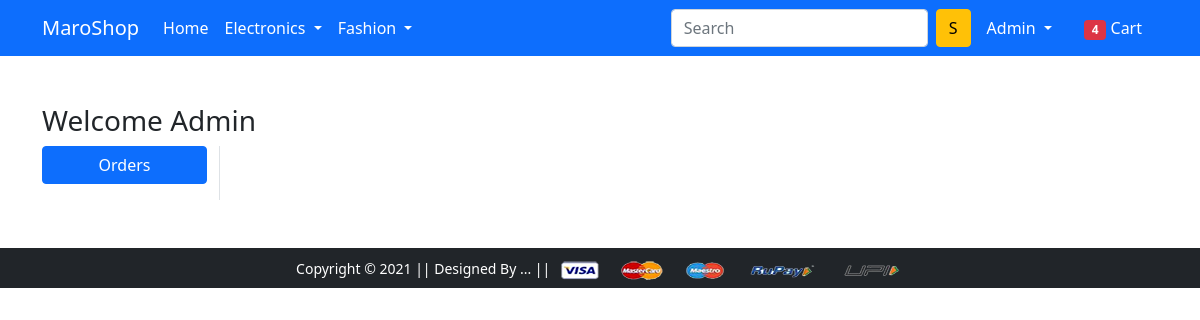
The page /orders/ (signed in) on the database as committed earlier.
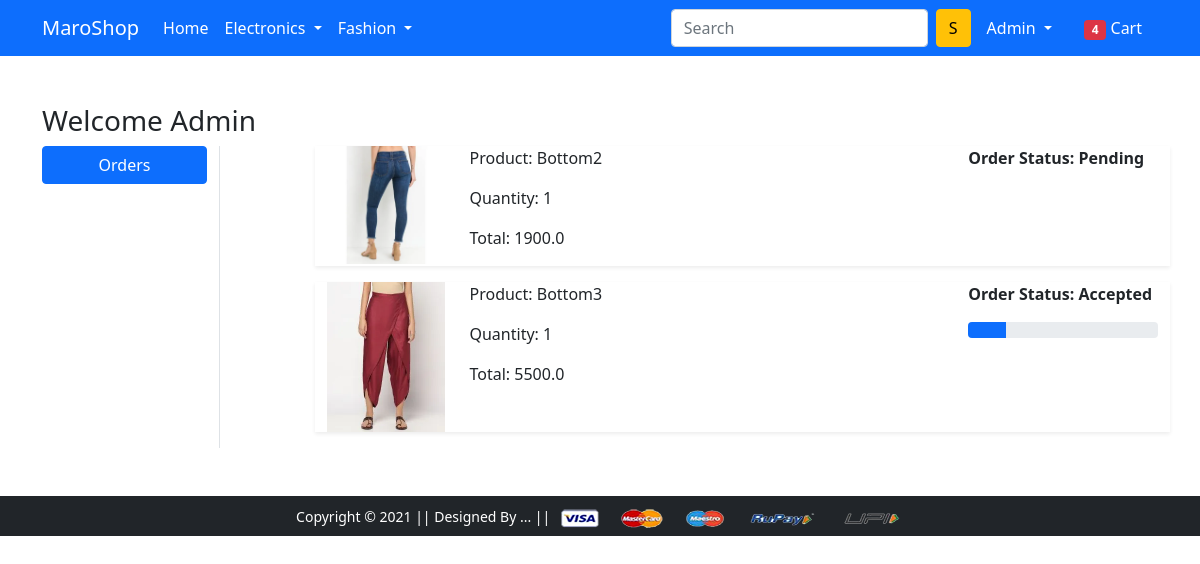
The same page on the database as committed later.
### app/models.py (models this page shows, shortened)
class OrderPlaced(models.Model):
    user = models.ForeignKey(User, on_delete=models.CASCADE)
    customer = models.ForeignKey(Customer, on_delete=models.CASCADE)
    product = models.ForeignKey(Product, on_delete=models.CASCADE)
    quantity  =models.PositiveIntegerField(default=1)
    ordered_date = models.DateTimeField(auto_now_add=True)
    status  = models.CharField(choices=STATUS_CHOICES, max_length=50, default='Pending')
    @property
    def total_cost(self):
        return self.quantity * self.product.discounted_price

class Product(models.Model):
    title               = models.CharField(max_length=100)
    selling_price        = models.FloatField()
    discounted_price    = models.FloatField()
    description         = models.TextField()
    brand               = models.CharField(max_length=100)
    category            = models.CharField(choices=CATEGORY_CHOICES, max_length=2)
    product_image       = models.ImageField(upload_to='productimg')

### app/views.py (the view)
# urls.py: path('orders/', views.orders, name='orders'),
@login_required
def orders(request):
    orders = OrderPlaced.objects.filter(user=request.user)
    return render(request, 'app/orders.html', {'orders': orders})

### app/templates/app/orders.html (shortened to what this page needs)
{% extends 'app/base.html' %}
{% load static %}
{% block main-content %}
<div class="container my-5">
 <div class="row">
 <h3>Welcome {{request.user.username|capfirst}}</h3>
  <div class="col-sm-2 border-end">
   <ul class="list-unstyled">
    <li class="d-grid"><a href="{% url 'orders' %}" class="btn btn-primary">Orders</a></li>
   </ul>
  </div>
  <div class="col-sm-9 offset-sm-1">
    {% for order in orders %}
   <div class="row shadow-sm mb-3">
    <div class="col-sm-2">
        <img src="{{order.product.product_image.url}}" alt="" class="img-fluid" height: "100px">
    </div>
    <div class="col-sm-7">
        <p>Product: {{order.product.title}}</p>
        <p>Quantity: {{order.quantity}}</p>
        <p>Total: {{order.total_cost}}</p>
    </div>
    <div class="col-sm-3 fw-bold">
        <p>Order Status: {{order.status}}</p>
        {% if order.status == "Accepted"%}
        <div class="progress">
            <div class="progress-bar" role="progressbar" style="width: 20%" aria-valuenow="20" aria-valuemin ="0" aria-valuemax ="100"></div>
        </div>
        {% endif %}
    </div>
   </div>
   {% endfor %}
  </div>
 </div>
</div>
{% endblock main-content %}

### app/templates/app/base.html (shortened to what this page needs)
<!doctype html>
{% load static %}
<html lang="en">
  <head>
    <link href="https://cdn.jsdelivr.net/npm/bootstrap@5.0.0-beta1/dist/css/bootstrap.min.css" rel="stylesheet">
    <link rel="stylesheet" href="{% static 'app/css/owl.carousel.min.css' %}">
    <link rel="stylesheet" href="{% static 'app/css/all.min.css' %}">
    <link rel="stylesheet" href="{% static 'app/css/style.css' %}">
  </head>
  <body>
    <nav class="navbar navbar-expand-lg navbar-dark bg-primary">
     <div class="container">
       <a class="navbar-brand" href="/">MaroShop</a>
       <div class="collapse navbar-collapse" id="navbarSupportedContent">
         <ul class="navbar-nav me-auto mb-2 mb-lg-0">
           <li class="nav-item">
             <a class="nav-link active" aria-current="page" href="/">Home</a>
           </li>
           <li class="nav-item dropdown">
             <a class="nav-link dropdown-toggle text-white" href="#" id="electronicsDropdown" role="button" data-bs-toggle="dropdown" aria-expanded="false">
               Electronics
             </a>
           </li>
           <li class="nav-item dropdown">
             <a class="nav-link dropdown-toggle text-white" href="#" id="fashionDropdown" role="button" data-bs-toggle="dropdown" aria-expanded="false">
               Fashion
             </a>
           </li>
         </ul>
         <form class="d-flex">
           <input class="form-control me-2" type="search" placeholder="Search" aria-label="Search">
           <button class="btn btn-warning" type="submit">S</button>
         </form>
         <div>
          <ul class="navbar-nav me-auto mb-2 mb-lg-0">
            {% if request.user.is_authenticated %}
           <li class="nav-item dropdown mx-2">
              <a class="nav-link dropdown-toggle text-white" href="#" id="profileDropdown" role="button" data-bs-toggle="dropdown" aria-expanded="false">
                {{request.user.username| capfirst}}
              </a>
            </li>
            <li class="nav-item mx-2">
             <a href="{% url 'showcart' %}" class="nav-link text-white"><span class="badge bg-danger">4</span> Cart </a>
            </li>
            {% endif %}
          </ul>
         </div>
       </div>
     </div>
    </nav>
    {% block main-content %} {% endblock main-content %}
    <footer class="container-fluid bg-dark text-center p-2 mt-5">
        <small class="text-white">Copyright &copy; 2021 || Designed By ... || </small>
        <img src="{% static 'app/images/payment.png' %}" alt="" srcset="" class="img-fluid" height="2px">
    </footer>
  </body>
</html>

Rows that differ between the two databases and show on the page:
added OrderPlaced: product.product_image (picture), product "Bottom2", quantity "1", total_cost "1900.0", status "Pending"
added OrderPlaced: product.product_image (picture), product "Bottom3", quantity "1", total_cost "5500.0", status "Accepted"
